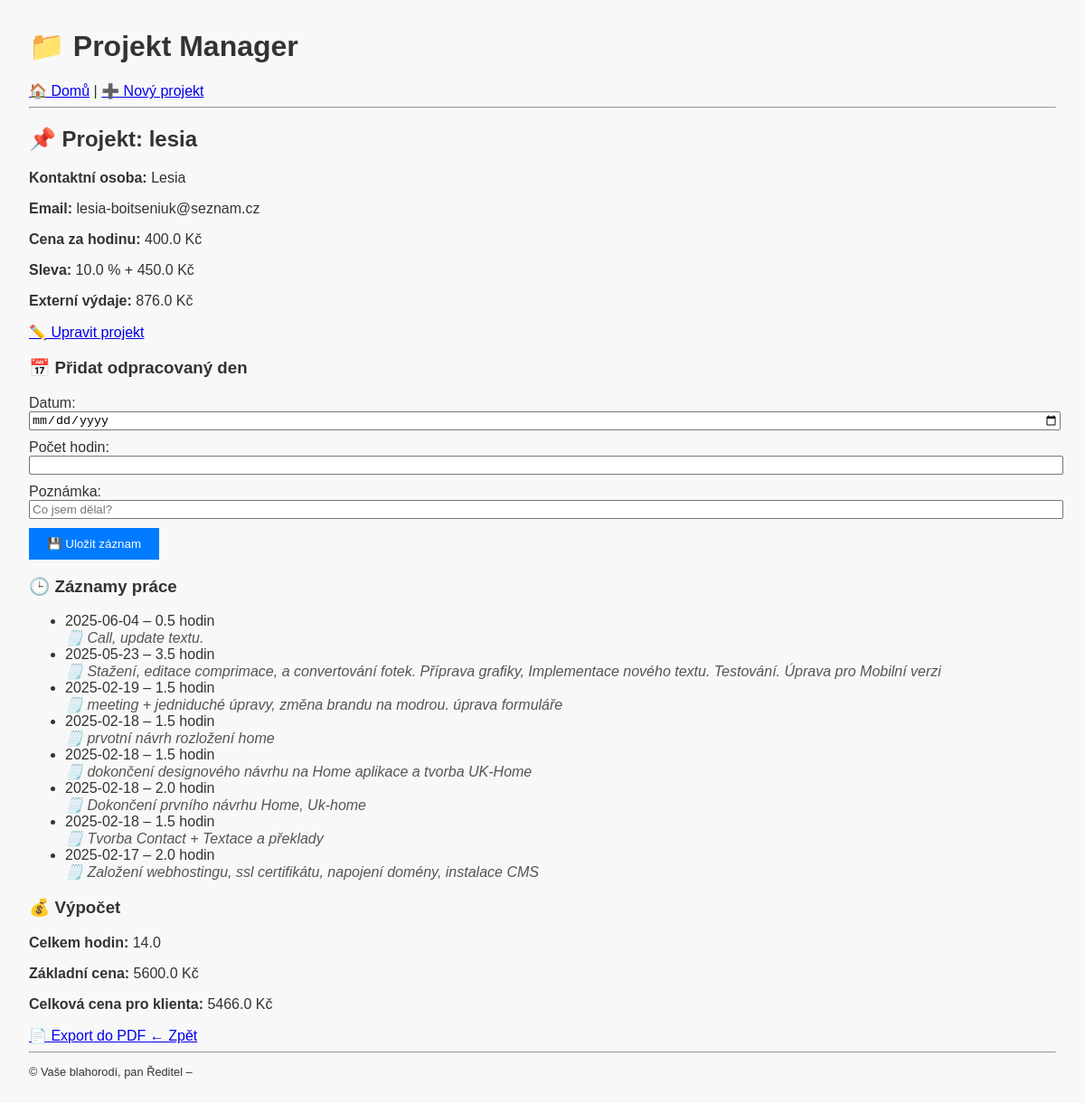
The app's page /project/1 with its own data.
### tables this page shows
CREATE TABLE projects (
            id INTEGER PRIMARY KEY AUTOINCREMENT,
            name TEXT NOT NULL,
            contact_person TEXT,
            contact_email TEXT,
            tech_email TEXT,
            website TEXT,
            nickname TEXT,
            password TEXT,
            hourly_rate REAL,
            external_expenses REAL,
            discount_percent REAL,
            discount_amount REAL,
            comment TEXT
        );

CREATE TABLE worklogs (
            id INTEGER PRIMARY KEY AUTOINCREMENT,
            project_id INTEGER,
            work_date TEXT,
            hours REAL, note TEXT,
            FOREIGN KEY (project_id) REFERENCES projects(id)
        );

### app.py (the view)
@app.route("/project/<int:project_id>")
def project_detail(project_id):
    conn = get_db_connection()
    project = conn.execute("SELECT * FROM projects WHERE id = ?", (project_id,)).fetchone()
    worklogs = conn.execute("SELECT * FROM worklogs WHERE project_id = ? ORDER BY work_date DESC", (project_id,)).fetchall()
    total_hours = sum([w['hours'] for w in worklogs])
    base_price = total_hours * project['hourly_rate']
    price_after_pct = base_price * (1 - (project['discount_percent'] or 0) / 100)
    total_price = price_after_pct - (project['discount_amount'] or 0) + (project['external_expenses'] or 0)
    conn.close()
    return render_template("detail.html", project=project, worklogs=worklogs, total_hours=total_hours,
                           base_price=base_price, total_price=total_price)

### app.py (called while the page is built)
def get_db_connection():
    conn = sqlite3.connect(DB_NAME)
    conn.row_factory = sqlite3.Row
    return conn

@app.before_request
@auth.login_required
def require_login():
    pass

### templates/detail.html
{% extends "base.html" %}
{% block content %}
<h2>📌 Projekt: {{ project.name }}</h2>
<p><strong>Kontaktní osoba:</strong> {{ project.contact_person }}</p>
<p><strong>Email:</strong> {{ project.contact_email }}</p>
<p><strong>Cena za hodinu:</strong> {{ project.hourly_rate }} Kč</p>
<p><strong>Sleva:</strong> {{ project.discount_percent }} % + {{ project.discount_amount }} Kč</p>
<p><strong>Externí výdaje:</strong> {{ project.external_expenses }} Kč</p>
<p><a href="{{ url_for('edit_project', project_id=project.id) }}">✏️ Upravit projekt</a></p>
<h3>📅 Přidat odpracovaný den</h3>
<form method="post" action="{{ url_for('add_worklog', project_id=project.id) }}">
    <label>Datum: <input type="date" name="work_date" required></label><br>
    <label>Počet hodin: <input type="number" step="0.1" name="hours" required></label><br>
    <label>Poznámka: <input type="text" name="note" placeholder="Co jsem dělal?"></label><br>
    <button type="submit">💾 Uložit záznam</button>
</form>
<h3>🕒 Záznamy práce</h3>
<ul>
    {% for log in worklogs %}
        <li>
            {{ log.work_date }} – {{ log.hours }} hodin
            {% if log.note %}
                <br><em style="color: #555;">🗒️ {{ log.note }}</em>
            {% endif %}
        </li>
    {% else %}
        <p>Žádné záznamy zatím nejsou.</p>
    {% endfor %}
</ul>
<h3>💰 Výpočet</h3>
<p><strong>Celkem hodin:</strong> {{ total_hours }}</p>
<p><strong>Základní cena:</strong> {{ base_price|round(2) }} Kč</p>
<p><strong>Celková cena pro klienta:</strong> {{ total_price|round(2) }} Kč</p>
<a href="{{ url_for('export_project_pdf', project_id=project.id) }}" target="_blank">
    📄 Export do PDF
</a>
<a href="{{ url_for('index') }}">← Zpět</a>
{% endblock %}

### templates/base.html (shortened to what this page needs)
<!DOCTYPE html>
<html lang="cs">
<head>
    <link rel="stylesheet" href="{{ url_for('static', filename='style.css') }}">
</head>
<body>
    <header>
        <h1>📁 Projekt Manager</h1>
        <nav>
            <a href="{{ url_for('index') }}">🏠 Domů</a> |
            <a href="{{ url_for('new_project') }}">➕ Nový projekt</a>
        </nav>
        <hr>
    </header>
    <main>
        {% block content %}{% endblock %}
    </main>
    <footer>
        <hr>
        <p style="font-size: 0.8em;">&copy; Vaše blahorodí, pan Ředitel – {{ current_year }}</p>
    </footer>
</body>
</html>

### static/style.css (style rules this page uses)
body { font-family: sans-serif; margin: 2rem; background-color: #f8f8f8; color: #333; }
input, textarea { width: 100%; margin-bottom: 10px; }
button { padding: 10px 20px; background-color: #007bff; color: white; border: none; cursor: pointer; }

### records on screen
projects: name "lesia", contact_person "Lesia", contact_email "lesia-boitseniuk@seznam.cz", hourly_rate "400.0", discount_percent "10.0", discount_amount "450.0", external_expenses "876.0"
worklogs: work_date "2025-06-04", hours "0.5", note "Call, update textu."
worklogs: work_date "2025-05-23", hours "3.5", note "Stažení, editace comprimace, a convertování fotek. Příprava grafiky, Implementace nového textu. Testování. Úprava pro Mobilní verzi"
worklogs: work_date "2025-02-19", hours "1.5", note "meeting + jedniduché úpravy, změna brandu na modrou. úprava formuláře"
worklogs: work_date "2025-02-18", hours "1.5", note "prvotní návrh rozložení home"
worklogs: work_date "2025-02-18", hours "1.5", note "dokončení designového návrhu na Home aplikace a tvorba UK-Home"
worklogs: work_date "2025-02-18", hours "2.0", note "Dokončení prvního návrhu Home, Uk-home"
worklogs: work_date "2025-02-18", hours "1.5", note "Tvorba Contact + Textace a překlady"
worklogs: work_date "2025-02-17", hours "2.0", note "Založení webhostingu, ssl certifikátu, napojení domény, instalace CMS"

### other values on screen
{{ total_hours }} "14.0"
{{ base_price|round(2) }} "5600.0"
{{ total_price|round(2) }} "5466.0"
